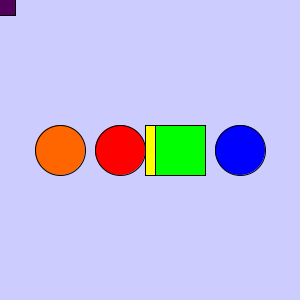
Frame 1 (no input)
Frame 60 (the mouse pressed at the canvas centre just before this capture): identical to frame 1, image omitted
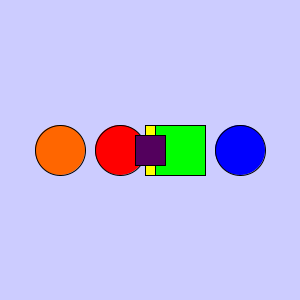
Frame 120 (the mouse held since frame 60 and released just before this capture)

The Processing sketch that drew these frames (run headless with seeded random() and noise(); from frame 60 on, the mouse is pressed at the canvas centre):

// Processing sketch: processing_18551
// ── processing_18551.pde


//Adam Oaks

void setup(){
  
size(300,300);
smooth();
}

float x=120;


void draw(){
  
  background(204,204,255);
  
  rectMode(CENTER);
  fill(255,0,0);
ellipse(x,height/2,50,50);


fill(255,255,0);
rect(x+50,height/2,50,50);


fill(0,0,255);
ellipse(x*2,height/2,50,50);

fill(0,255,0);
rect(width-x,height/2,50,50);


fill(255,102,0);
ellipse(x/2,height/2,50,50);

  fill(83,0,93);
  rect(mouseX,mouseY,30,30);
}
